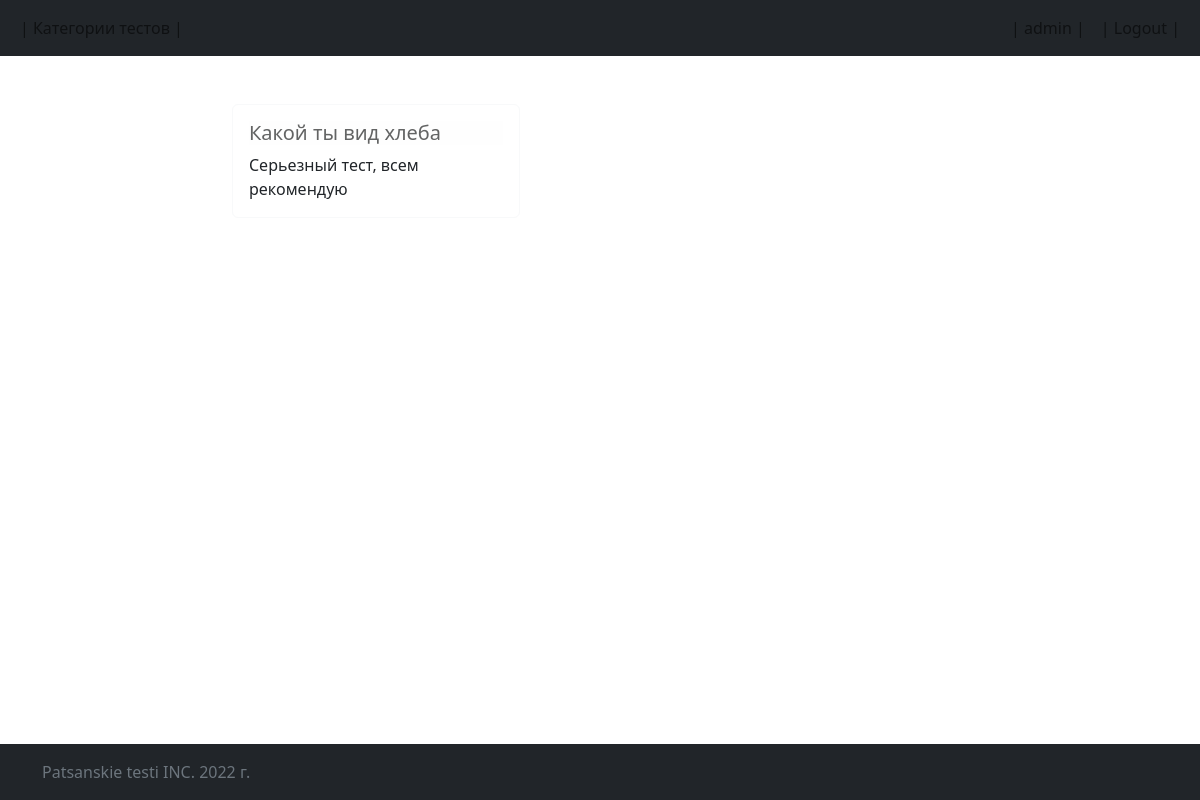
/category/1 (signed in), run on the app's committed database.
### tests/models.py (models this page shows, shortened)
class Test(models.Model):
    test_name = models.CharField(max_length=50)
    test_category = models.ForeignKey(Category, null=True, on_delete=models.SET_NULL)
    test_description = models.CharField(max_length=200, null=True)
    test_questions = models.ManyToManyField(Question)

### tests/views.py (the view)
# urls.py: path('category/<int:category_id>', views.category_tests, name='category_tests'),
@login_required
def category_tests(request, category_id):
    try:
        category_tests = Category.objects.get(id = category_id)
    except:
        raise Http404("Go fuck yourself")
    all_categories = Category.objects.order_by('category_name')
    tests_with_category = Test.objects.filter(id = category_tests.id)
    return render(request, 'tests/tests.html', {'tests_with_category' : tests_with_category})

### templates/tests/tests.html (shortened to what this page needs)
{% extends 'base.html' %}
{% block content %}
        {% if tests_with_category %}
            {% for test in tests_with_category %}
            <div class="card border-light mb-3" style="max-width: 18rem;">
                <div class="card-body">
                    <h5 class="card-title"><a href="{% url 'test' test.id %}" class="list-group-item list-group-item-action list-group-item-light">{{test.test_name}} </a></h5>
                    <p class="card-text">{{test.test_description}}</p>
                </div>
            </div>
            {% endfor %}
        {% endif %}
{% endblock %}

### templates/base.html (shortened to what this page needs)
<!DOCTYPE html>
<html lang="en">
<head>
    <link href="https://cdn.jsdelivr.net/npm/bootstrap@5.2.3/dist/css/bootstrap.min.css" rel="stylesheet">
</head>
<body>
<nav class="navbar navbar-expand-lg bg-dark ">
    <div class="container-fluid ">
        <div class="collapse navbar-collapse" id="navbarNav">
            <ul class="navbar-nav">
                <li class="nav-item"><a class="nav-link" href="{% url 'categories' %}">| Категории тестов |</a></li></li>
            </ul>
            <ul class="navbar-nav flex-row flex-wrap ms-md-auto">
                {% if user.is_authenticated %}
                <li class="nav-item"><a class="nav-link" href="#" >| {{ user.get_username }} |</a></li>
                <li class="nav-item"><a class="nav-link" href="{% url 'logout'%}?next={{request.path}}"> | Logout |</a></li>
                {% else %}
                <li class="nav-item"><a class="nav-link" href="{% url 'login'%}?next={{request.path}}">| Login |</a></li>
                {% endif %}
            </ul>
        </div>
    </div>
</nav>
<div class="container-fluid">
    <div class="row">
        <div class="col">
            <main class="container flex-shrink-0">
                <div class="py-5 px-2">
                </div>
            </main>
          </div>
        <div class="col-8">
            <main class="container flex-shrink-0">
                <div class="py-5 px-2">
                {% block content %}  {% endblock %}
                </div>
            </main>
          </div>
      <div class="col">
        <main class="container flex-shrink-0">
            <div class="py-5 px-2">
            </div>
        </main>
      </div>
    </div>
  </div>
<footer class="footer mt-auto py-3 bg-dark fixed-bottom">
    <div class="container">
      <span class="text-muted">Patsanskie testi INC. 2022 г.</span>
    </div>
</footer>
</body>
</html>

### data on the page
Test: test_name "Какой ты вид хлеба", test_description "Серьезный тест, всем рекомендую"

### other printed values
{{ user.get_username }} "admin"
